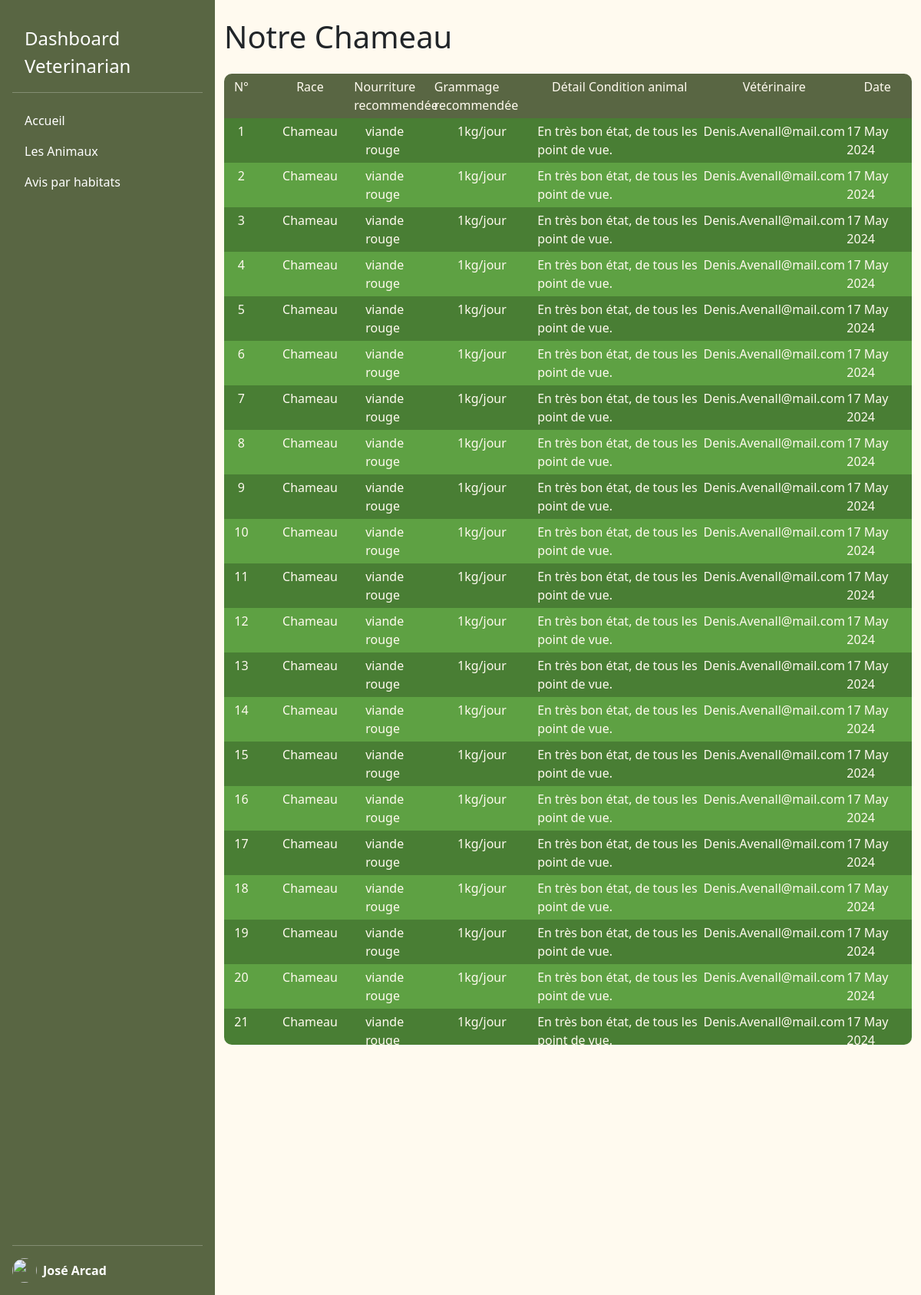
Page /veterinarian/pages/animalOpinion.php?animal_id=2 on the committed database.
### tables this page shows
CREATE TABLE IF NOT EXISTS `animal`(
    animal_id INT NOT NULL AUTO_INCREMENT,
    animal_race VARCHAR(255) NOT NULL,
    animal_condition VARCHAR(255),
    food VARCHAR(255),
    food_weight VARCHAR(255),
    food_date_time INT,
    veterinary_opinion_id INT,
    habitat_id INT,
    class_id INT,
    PRIMARY KEY(animal_id),
    FOREIGN KEY(habitat_id) REFERENCES habitat(habitat_id),
    FOREIGN KEY(class_id) REFERENCES class(class_id)
);

CREATE TABLE IF NOT EXISTS `veterinary_opinion`(
    veterinary_opinion_id INT NOT NULL AUTO_INCREMENT,
    date INT NOT NULL,
    recommended_food VARCHAR(255) NOT NULL,
    recommended_food_weight VARCHAR(255) NOT NULL,
    animal_condition_details VARCHAR(255),
    username VARCHAR(255),
    animal_id INT,
    PRIMARY KEY(veterinary_opinion_id),
    FOREIGN KEY(username) REFERENCES user(username),
    FOREIGN KEY(animal_id) REFERENCES animal(animal_id)
);

### lib/functions.php (called while the page is built, shortened)
<?php
function getAnimal(PDO $pdo, int $animal_id): array
{
    $query = $pdo->prepare("SELECT * FROM animal JOIN class ON animal.class_id=class.class_id JOIN habitat ON animal.habitat_id=habitat.habitat_id WHERE animal_id=:animal_id");
    $query->bindValue(":animal_id", $animal_id);
    $query->execute();
    $animal = $query->fetch(PDO::FETCH_ASSOC);
    return $animal;
}
function getVeterinarianOpinions(PDO $pdo): array
{
    $query = $pdo->prepare("SELECT * FROM veterinary_opinion");
    $query->execute();
    $veterinary_opinions = $query->fetchAll(PDO::FETCH_ASSOC);
    return $veterinary_opinions;
}

### veterinarian/pages/animalOpinion.php (the view, shortened to what this page needs)
<?php
require_once __DIR__ . "../../templates/header.php";
$animal_id = $_GET['animal_id'];
$animal = getAnimal($pdo, $animal_id);
$veterinary_opinions = getVeterinarianOpinions($pdo);
?>
<div class="container">
    <div class="d-flex align-items-center justify-content-between">
        <h1 class="my-4">Notre <?= $animal['animal_race'] ?></h1>
    </div>
    <div class="table">
        <div class="table_head table_head_opinion_animals">
            <div class="table_head_text">N°</div>
            <div class="table_head_text">Race</div>
            <div class="table_head_text">Nourriture recommendée</div>
            <div class="table_head_text">Grammage recommendée</div>
            <div class="table_head_text">Détail Condition animal</div>
            <div class="table_head_text">Vétérinaire</div>
            <div class="table_head_text">Date</div>
        </div>
        <?php foreach ($veterinary_opinions as $key => $veterinary_opinion) { ?>
            <div class="table_body table_body_opinion_animals <?php if ($key % 2 === 0) {
                                                            echo "striped";
                                                        } ?>">
                <div class="table_body_text"><?= $veterinary_opinion['veterinary_opinion_id'] ?></div>
                <div class="table_body_text"><?= $animal['animal_race'] ?></div>
                <div class="table_body_text"><?= $veterinary_opinion['recommended_food'] ?></div>
                <div class="table_body_text"><?= $veterinary_opinion['recommended_food_weight'] ?></div>
                <div class="table_body_text"><?= $veterinary_opinion['animal_condition_details'] ?></div>
                <div class="table_body_text"><?= $veterinary_opinion['username'] ?></div>
                <div class="table_body_text"><?= date('d M Y', $veterinary_opinion['date']) ?></div>
            </div>
        <?php } ?>
    </div>
</div>
<?php
require_once __DIR__ . "../../templates/footer.php";
?>

### veterinarian/assets/css/styles.css (style rules this page uses)
body { margin: 0; background-color: #fffaef; }
@media screen and (min-width: 993px) { .table { max-height: 75vh; width: 100%; color: #fffaef; overflow: scroll; border-radius: 10px; } }
@media screen and (min-width: 993px) { .table_head { background-color: #596643; } }
@media screen and (min-width: 993px) { .table_body { background-color: #5ea143; } }
@media screen and (min-width: 993px) { .striped { background-color: #497e34; } }
@media screen and (min-width: 993px) { .table_head, .table_body { display: grid; grid-template-columns: 5% 15% 30% 20% 15% 15%; } }
@media screen and (min-width: 993px) { .table_head_text, .table_body_text { display: flex; justify-content: center; padding: 5px; } }
@media screen and (min-width: 993px) { .table_head_opinion_animals, .table_body_opinion_animals { grid-template-columns: 5% 15% 10% 15% 25% 20% 10%; } }

### rows in the picture
animal: animal_race "Chameau"
veterinary_opinion: veterinary_opinion_id "1", recommended_food "viande rouge", recommended_food_weight "1kg/jour", animal_condition_details "En très bon état, de tous les point de vue.", username "Denis.Avenall@mail.com", date "17 May 2024"
veterinary_opinion: veterinary_opinion_id "2", animal.animal_race "Chameau", recommended_food "viande rouge", recommended_food_weight "1kg/jour", animal_condition_details "En très bon état, de tous les point de vue.", username "Denis.Avenall@mail.com", date "17 May 2024"
veterinary_opinion: veterinary_opinion_id "3", recommended_food "viande rouge", recommended_food_weight "1kg/jour", animal_condition_details "En très bon état, de tous les point de vue.", username "Denis.Avenall@mail.com", date "17 May 2024"
veterinary_opinion: veterinary_opinion_id "4", recommended_food "viande rouge", recommended_food_weight "1kg/jour", animal_condition_details "En très bon état, de tous les point de vue.", username "Denis.Avenall@mail.com", date "17 May 2024"
veterinary_opinion: veterinary_opinion_id "5", recommended_food "viande rouge", recommended_food_weight "1kg/jour", animal_condition_details "En très bon état, de tous les point de vue.", username "Denis.Avenall@mail.com", date "17 May 2024"
veterinary_opinion: veterinary_opinion_id "6", recommended_food "viande rouge", recommended_food_weight "1kg/jour", animal_condition_details "En très bon état, de tous les point de vue.", username "Denis.Avenall@mail.com", date "17 May 2024"
veterinary_opinion: veterinary_opinion_id "7", recommended_food "viande rouge", recommended_food_weight "1kg/jour", animal_condition_details "En très bon état, de tous les point de vue.", username "Denis.Avenall@mail.com", date "17 May 2024"
veterinary_opinion: veterinary_opinion_id "8", recommended_food "viande rouge", recommended_food_weight "1kg/jour", animal_condition_details "En très bon état, de tous les point de vue.", username "Denis.Avenall@mail.com", date "17 May 2024"
veterinary_opinion: veterinary_opinion_id "9", recommended_food "viande rouge", recommended_food_weight "1kg/jour", animal_condition_details "En très bon état, de tous les point de vue.", username "Denis.Avenall@mail.com", date "17 May 2024"
veterinary_opinion: veterinary_opinion_id "10", recommended_food "viande rouge", recommended_food_weight "1kg/jour", animal_condition_details "En très bon état, de tous les point de vue.", username "Denis.Avenall@mail.com", date "17 May 2024"
veterinary_opinion: veterinary_opinion_id "11", recommended_food "viande rouge", recommended_food_weight "1kg/jour", animal_condition_details "En très bon état, de tous les point de vue.", username "Denis.Avenall@mail.com", date "17 May 2024"
veterinary_opinion: veterinary_opinion_id "12", recommended_food "viande rouge", recommended_food_weight "1kg/jour", animal_condition_details "En très bon état, de tous les point de vue.", username "Denis.Avenall@mail.com", date "17 May 2024"
veterinary_opinion: veterinary_opinion_id "13", recommended_food "viande rouge", recommended_food_weight "1kg/jour", animal_condition_details "En très bon état, de tous les point de vue.", username "Denis.Avenall@mail.com", date "17 May 2024"
veterinary_opinion: veterinary_opinion_id "14", recommended_food "viande rouge", recommended_food_weight "1kg/jour", animal_condition_details "En très bon état, de tous les point de vue.", username "Denis.Avenall@mail.com", date "17 May 2024"
veterinary_opinion: veterinary_opinion_id "15", recommended_food "viande rouge", recommended_food_weight "1kg/jour", animal_condition_details "En très bon état, de tous les point de vue.", username "Denis.Avenall@mail.com", date "17 May 2024"
veterinary_opinion: veterinary_opinion_id "16", recommended_food "viande rouge", recommended_food_weight "1kg/jour", animal_condition_details "En très bon état, de tous les point de vue.", username "Denis.Avenall@mail.com", date "17 May 2024"
veterinary_opinion: veterinary_opinion_id "17", recommended_food "viande rouge", recommended_food_weight "1kg/jour", animal_condition_details "En très bon état, de tous les point de vue.", username "Denis.Avenall@mail.com", date "17 May 2024"
veterinary_opinion: veterinary_opinion_id "18", recommended_food "viande rouge", recommended_food_weight "1kg/jour", animal_condition_details "En très bon état, de tous les point de vue.", username "Denis.Avenall@mail.com", date "17 May 2024"
veterinary_opinion: veterinary_opinion_id "19", recommended_food "viande rouge", recommended_food_weight "1kg/jour", animal_condition_details "En très bon état, de tous les point de vue.", username "Denis.Avenall@mail.com", date "17 May 2024"
veterinary_opinion: veterinary_opinion_id "20", recommended_food "viande rouge", recommended_food_weight "1kg/jour", animal_condition_details "En très bon état, de tous les point de vue.", username "Denis.Avenall@mail.com", date "17 May 2024"
veterinary_opinion: veterinary_opinion_id "21", recommended_food "viande rouge", recommended_food_weight "1kg/jour", animal_condition_details "En très bon état, de tous les point de vue.", username "Denis.Avenall@mail.com", date "17 May 2024"

### other values in the picture
$menuItem["title"] "Accueil"
$menuItem["title"] "Les Animaux"
$menuItem["title"] "Avis par habitats"
